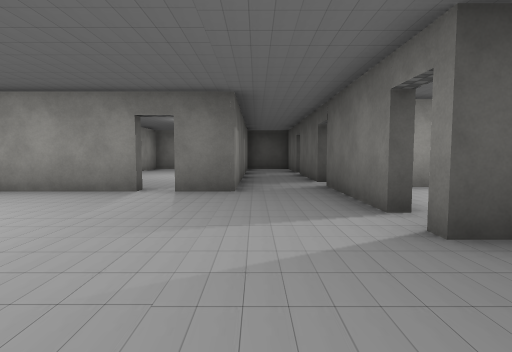
view 1 (above)

24 first-person views from a walk through a scene from a Unity 3-D project. The camera is 1.4 m above the floor, tilts 4° down and sees 80° across. The floor is counted in squares, 2 m on a side. Each view is taken from the middle of a square. On the plan, view 1 faces up. The plan holds only what a view shows up to about 10 squares ahead; the rest is blank. The place goes on beyond the plan. The player is left out. Some surface patterns are stand-ins.

view 2
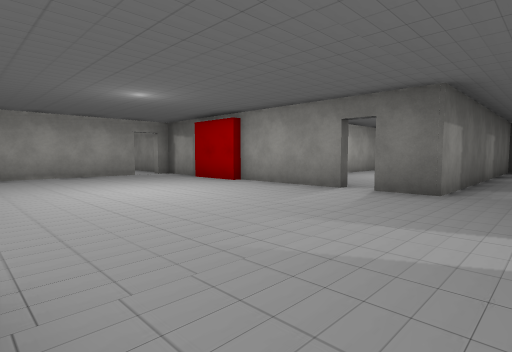

view 3
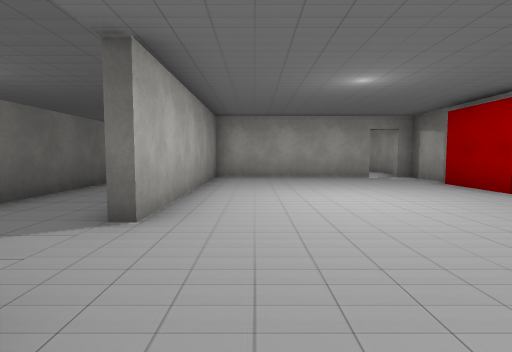

view 4
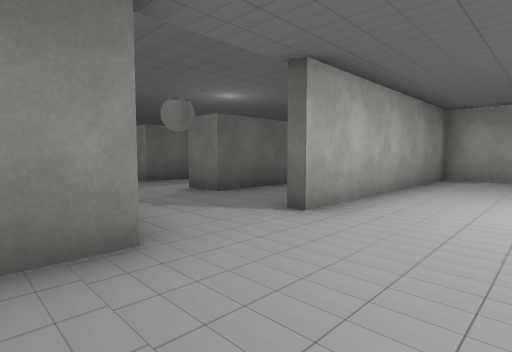

view 5
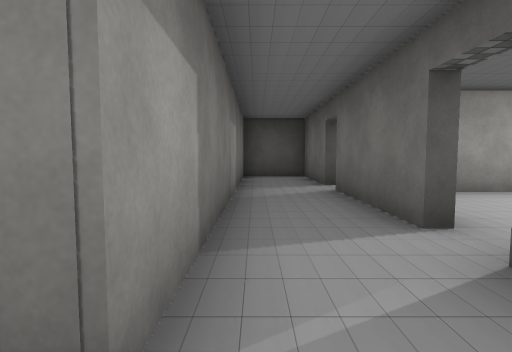

view 6
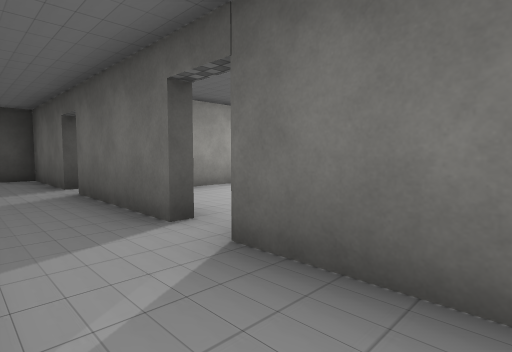

view 7
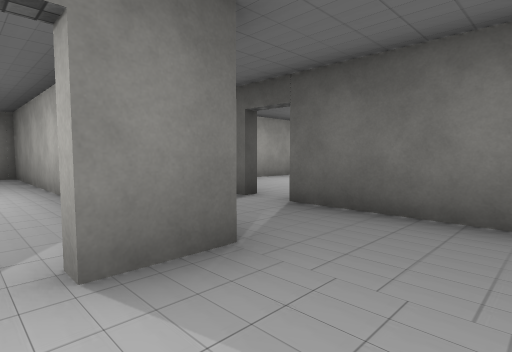

view 8
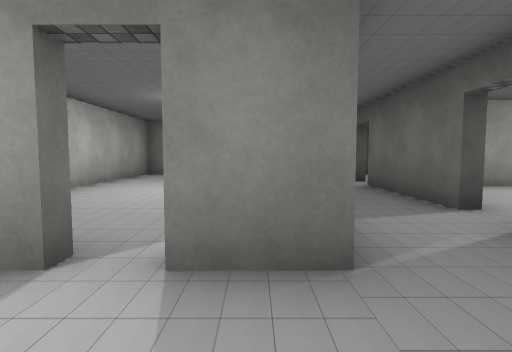

view 9
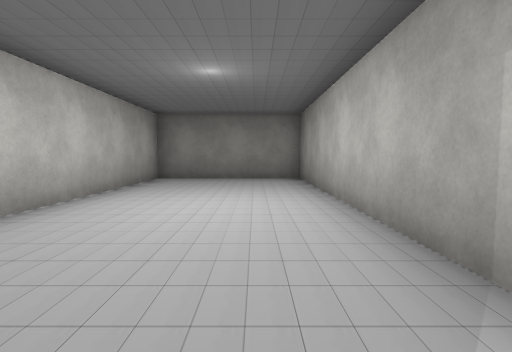

view 10
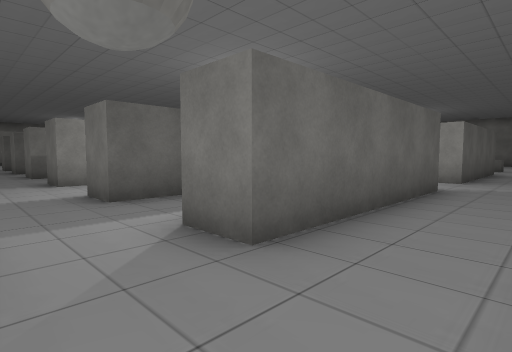

view 11
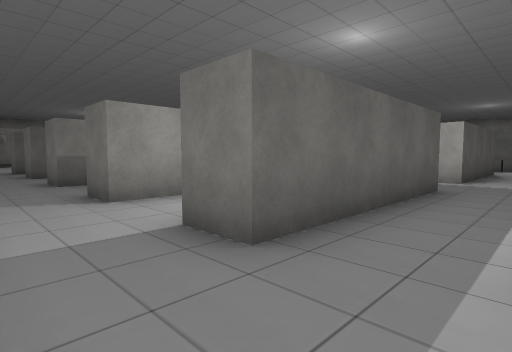

view 12
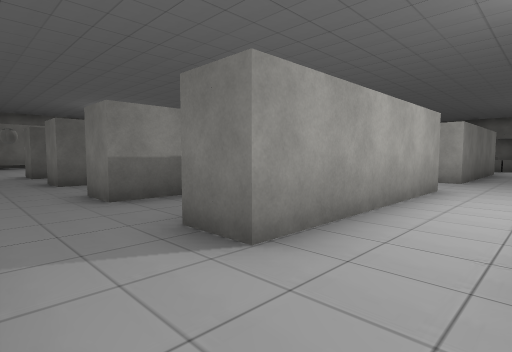

view 13
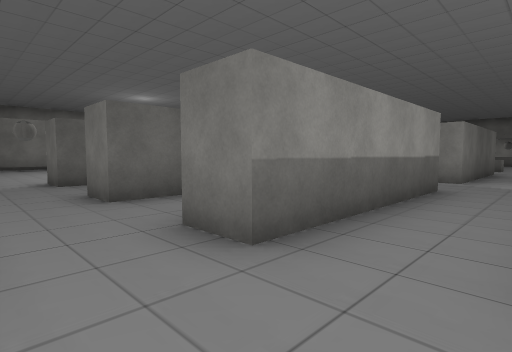

view 14
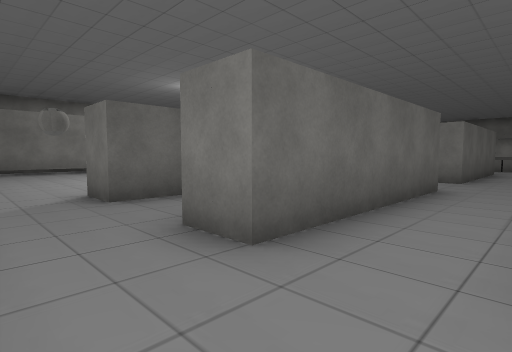

view 15
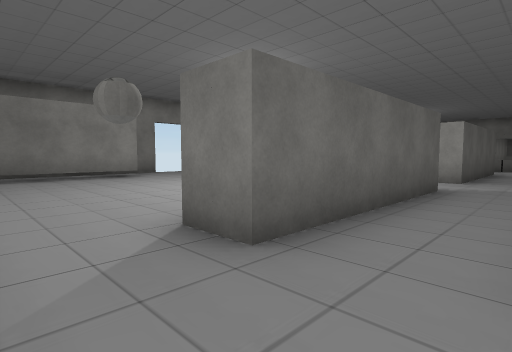

view 16
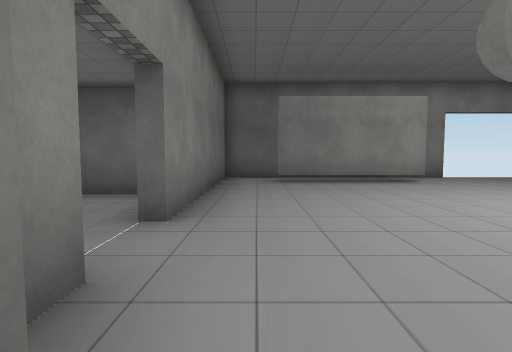

view 17
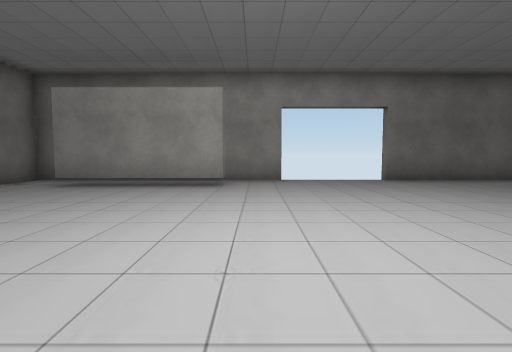

view 18
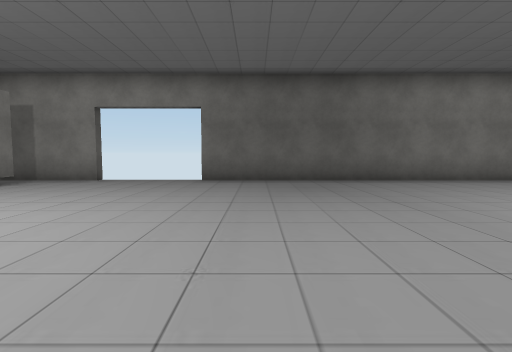

view 19
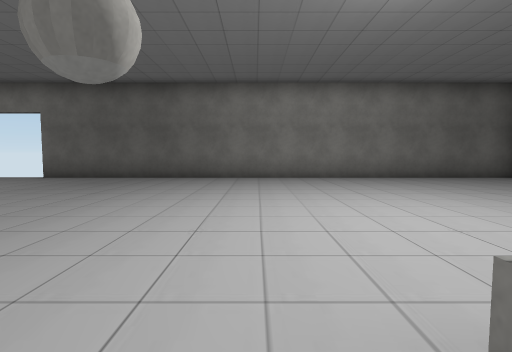

view 20
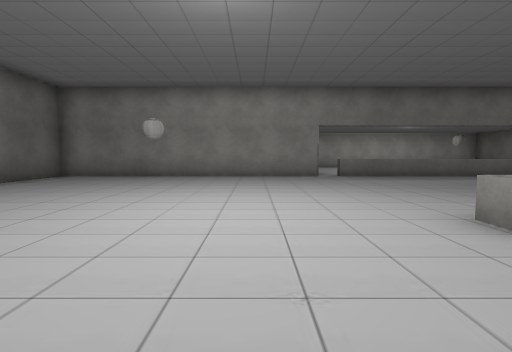

view 21
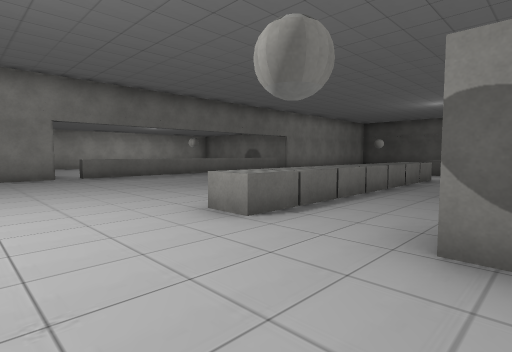

view 22
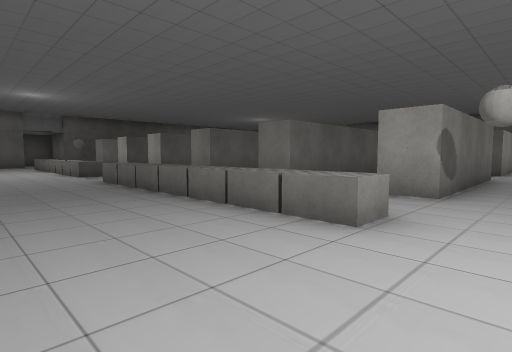

view 23
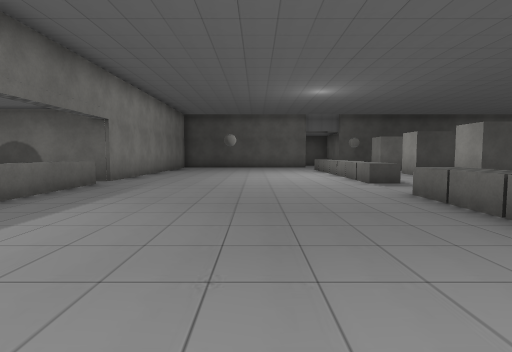

view 24
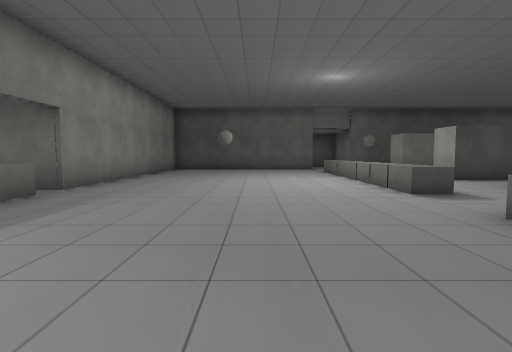

### Floor plan
Key: @ floor where view 1 was taken; # wall or solid block; . floor; ^ raised ledge; T thing the floor can be seen under or through; B block; O other object.
Columns run from 27 left of view 1 to 2 right of it. Each row starts with its distance up from view 1.
 15                       ########
 14                       #...#..#
 13                       #...#..#
 12                       #...#..#
 11                       #...#..#
 10                       #...#..#
  9                        ...#..#
  8                        ...#..#
  7                         ..#..#
  6                  ########.#..#
  5                  #...........#
  4                  #...........#
  3                  #............
  2                  #...........#
  1                  #...........
  0                  #.....#...@.
 -1                  #######..##
 -2             ..............
 -3             #####..#####..
 -4                     ......
 -5   #......   ..............
 -6   #......O  #####..#####..
 -7   #......B ...      ......
 -8   #......B................
 -9 ###......B..#####..#####..
-10   ^........         ......
-11   ^........ ..............
-12   ^......B. #####..#####..
-13   ^......B.         ......
-14   ^......B. ..............
-15   ^......B..#####..#####..
-16   ^......B..        ......
-17   ^......B................
-18   ^......B..#####..#####..B
-19   #................ .  ...#
-20   #..............  ........
-21   #.........................
-22   #.......................#.
-23   #.......................#..
-24   #.......................###
-25   #.......................#
-26   #..................TTTT.#
-27   #.......................#
-28   ###############   #######

Where each view was taken, in squares from view 1:
view 1: 0 up, 0 right, facing up
view 2: 0 up, 1 right, facing up-left
view 3: 1 up, 0 right, facing left
view 4: 2 up, 0 right, facing down-left
view 5: 5 up, 0 right, facing up
view 6: 5 up, 0 right, facing up-right
view 7: 4 up, 2 left, facing up-right
view 8: 4 up, 1 left, facing up
view 9: 6 up, 2 left, facing up
view 10: 1 down, 2 left, facing down-left
view 11: 4 down, 2 left, facing down-left
view 12: 7 down, 2 left, facing down-left
view 13: 10 down, 2 left, facing down-left
view 14: 13 down, 2 left, facing down-left
view 15: 16 down, 2 left, facing down-left
view 16: 18 down, 2 left, facing down
view 17: 19 down, 7 left, facing down
view 18: 19 down, 12 left, facing down
view 19: 18 down, 17 left, facing down
view 20: 21 down, 15 left, facing left
view 21: 21 down, 15 left, facing up-left
view 22: 20 down, 21 left, facing up-right
view 23: 17 down, 21 left, facing up
view 24: 15 down, 21 left, facing up
